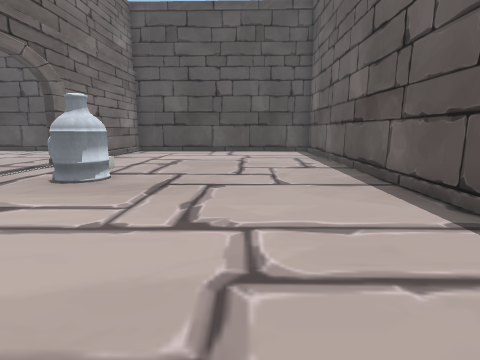
View 1 (above)

14 first-person views from a walk through a 3-D level made in the Unity game engine. The camera is 1.2 m above the floor, tilts 10° down and sees 80° across. The floor is counted in squares, 1 m on a side. Each view is taken from the middle of a square. On the plan, view 1 faces up. The plan holds only what a view shows up to about 13 squares ahead; the rest is blank. The player character is not drawn. Some animated figures are not drawn. Door leaves are left out, so doorways stand open. Some surface patterns are stand-ins.

View 2
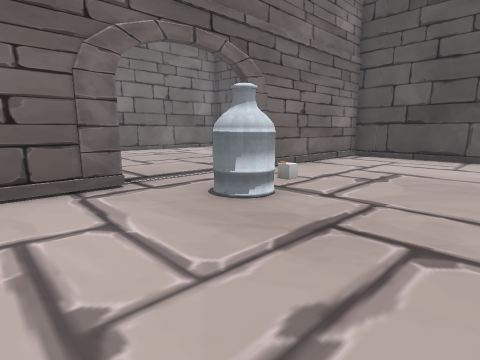

View 3
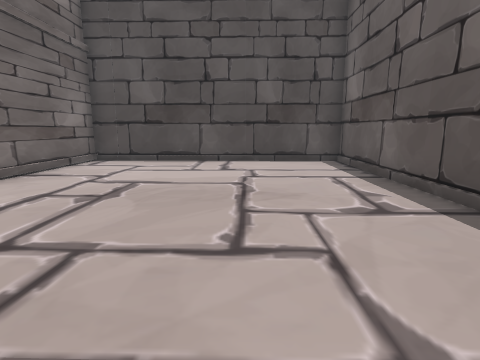

View 4
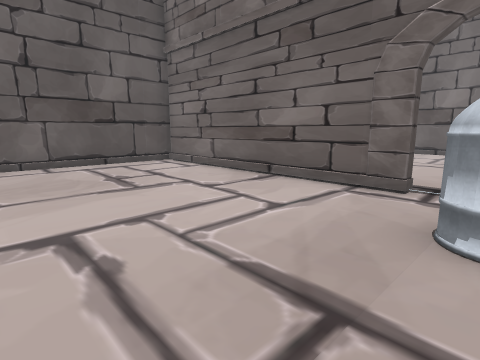

View 5
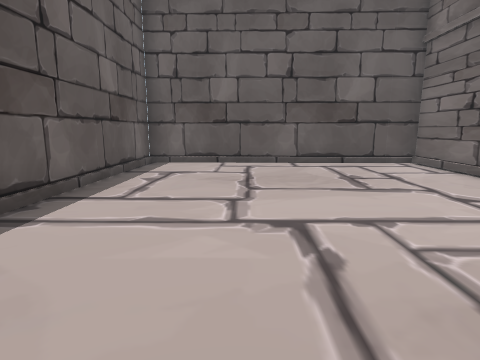

View 6
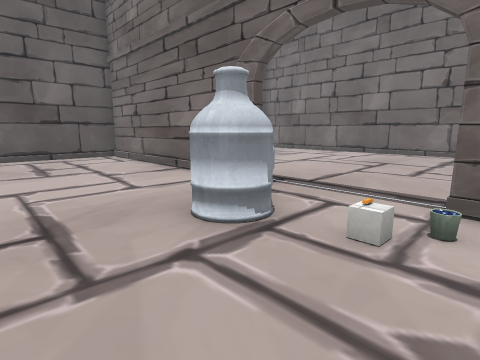

View 7
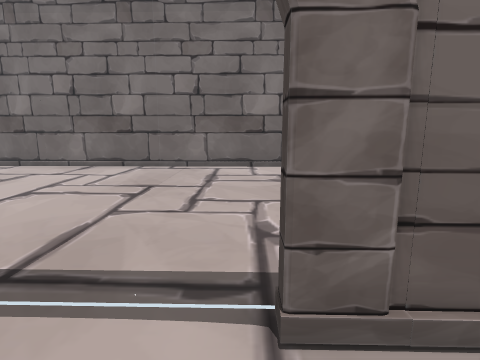

View 8
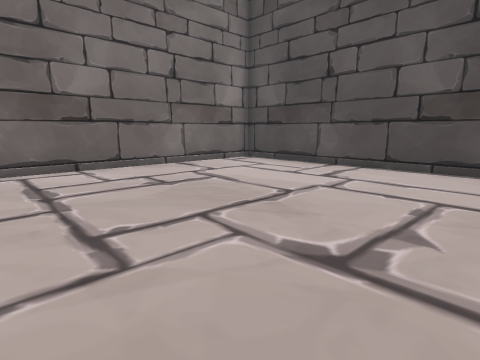

View 9
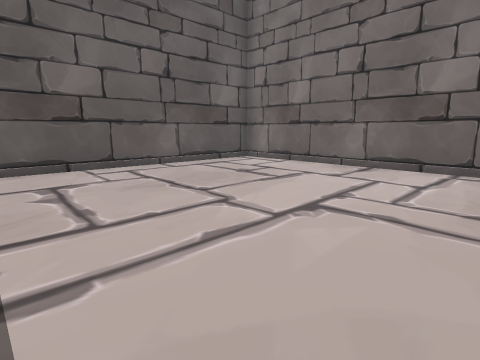

View 10
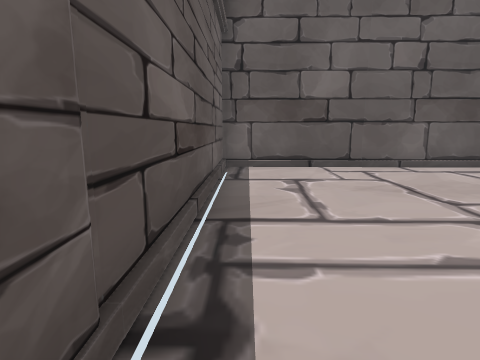

View 11
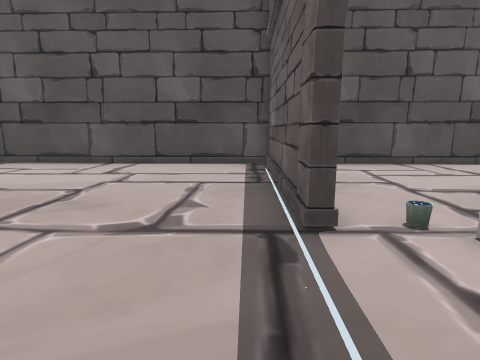

View 12
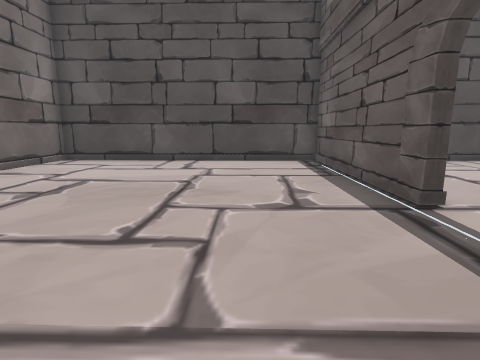

View 13
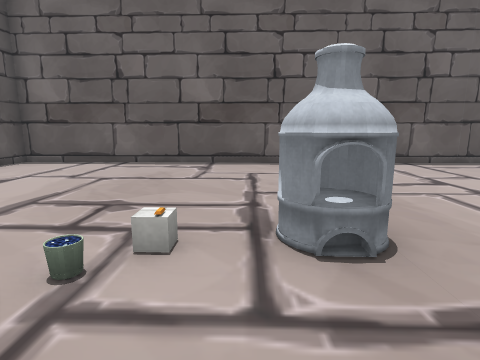

View 14
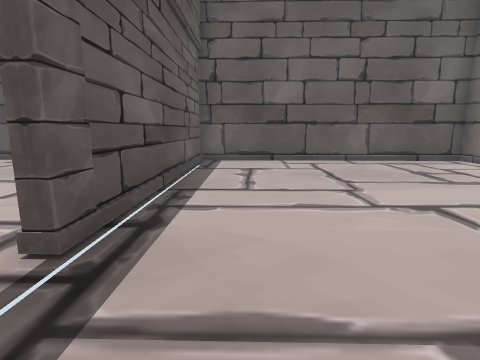

### Floor plan
Points are (right, up) in squares from view 1. A wall is a line through its corners. A room is listed if a view was taken in it or the views show most of it. See-through windows are left out.
Room 1 (views 1, 2, 3, 4, 5, 6, 7)
walls: (-6, 5.5) (-6.2, -3.3); (-6, -3.5) (3.4, -3.7) (3.9, 16.1) (-6, 16.3); (-5.7, 16.5) (-5.9, 9.3)
ways out: open door at (-6, 7.5) to room 2
objects: bucket (-5, 9); other object (-4, 7)
Room 2 (views 8, 9, 10, 11, 12, 13, 14)
walls: (-6.2, 9.3) (-6, 16.5); (-6, 16.3) (-16.1, 16.6) (-16.6, -3.2) (-6, -3.5); (-6.5, -3.2) (-6.3, 5.5)
ways out: open door at (-6, 7.5) to room 1

Where each view was taken, in squares from view 1:
view 1: 0 up, 0 right, facing up
view 2: 3 up, 0 right, facing up-left
view 3: 5 up, 0 right, facing up
view 4: 7 up, 0 right, facing down-left
view 5: 7 up, 0 right, facing down
view 6: 10 up, 1 left, facing down-left
view 7: 9 up, 4 left, facing left
view 8: 7 up, 7 left, facing up-left
view 9: 6 up, 7 left, facing down-left
view 10: 6 up, 7 left, facing down
view 11: 6 up, 7 left, facing up
view 12: 5 up, 9 left, facing up
view 13: 8 up, 7 left, facing right
view 14: 8 up, 8 left, facing down
